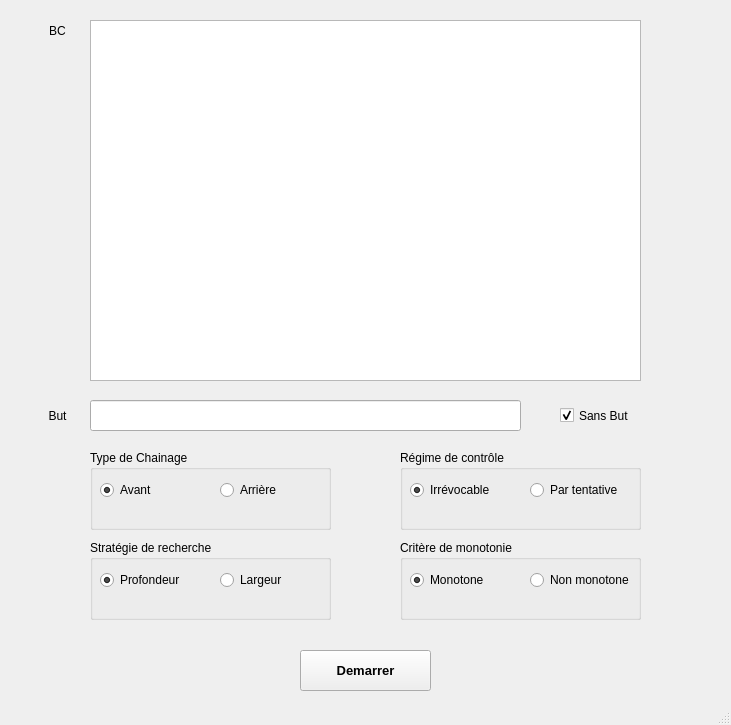
<?xml version="1.0" encoding="UTF-8"?>
<ui version="4.0">
 <class>MainWindow</class>
 <widget class="QMainWindow" name="MainWindow">
  <property name="geometry">
   <rect>
    <x>0</x>
    <y>0</y>
    <width>731</width>
    <height>725</height>
   </rect>
  </property>
  <property name="windowTitle">
   <string>Moteur d'inference</string>
  </property>
  <property name="windowIcon">
   <iconset>
    <normalon>:/icon/ia.png</normalon>
   </iconset>
  </property>
  <widget class="QWidget" name="centralwidget">
   <widget class="QFrame" name="frame">
    <property name="geometry">
     <rect>
      <x>-20</x>
      <y>-70</y>
      <width>1111</width>
      <height>791</height>
     </rect>
    </property>
    <property name="frameShape">
     <enum>QFrame::StyledPanel</enum>
    </property>
    <property name="frameShadow">
     <enum>QFrame::Raised</enum>
    </property>
    <widget class="QGroupBox" name="chainage">
     <property name="geometry">
      <rect>
       <x>110</x>
       <y>520</y>
       <width>241</width>
       <height>80</height>
      </rect>
     </property>
     <property name="title">
      <string>Type de Chainage</string>
     </property>
     <property name="checkable">
      <bool>false</bool>
     </property>
     <widget class="QRadioButton" name="avant">
      <property name="geometry">
       <rect>
        <x>10</x>
        <y>30</y>
        <width>95</width>
        <height>20</height>
       </rect>
      </property>
      <property name="text">
       <string>Avant</string>
      </property>
      <property name="checked">
       <bool>true</bool>
      </property>
     </widget>
     <widget class="QRadioButton" name="arriere">
      <property name="geometry">
       <rect>
        <x>130</x>
        <y>30</y>
        <width>95</width>
        <height>20</height>
       </rect>
      </property>
      <property name="text">
       <string>Arrière</string>
      </property>
     </widget>
    </widget>
    <widget class="QGroupBox" name="regime">
     <property name="geometry">
      <rect>
       <x>420</x>
       <y>520</y>
       <width>241</width>
       <height>80</height>
      </rect>
     </property>
     <property name="title">
      <string>Régime de contrôle</string>
     </property>
     <widget class="QRadioButton" name="irrevocable">
      <property name="geometry">
       <rect>
        <x>10</x>
        <y>30</y>
        <width>95</width>
        <height>20</height>
       </rect>
      </property>
      <property name="text">
       <string>Irrévocable</string>
      </property>
      <property name="checked">
       <bool>true</bool>
      </property>
     </widget>
     <widget class="QRadioButton" name="tentative">
      <property name="geometry">
       <rect>
        <x>130</x>
        <y>30</y>
        <width>101</width>
        <height>20</height>
       </rect>
      </property>
      <property name="text">
       <string>Par tentative</string>
      </property>
     </widget>
    </widget>
    <widget class="QGroupBox" name="strategie">
     <property name="geometry">
      <rect>
       <x>110</x>
       <y>610</y>
       <width>241</width>
       <height>80</height>
      </rect>
     </property>
     <property name="title">
      <string>Stratégie de recherche</string>
     </property>
     <widget class="QRadioButton" name="profondeur">
      <property name="geometry">
       <rect>
        <x>10</x>
        <y>30</y>
        <width>91</width>
        <height>20</height>
       </rect>
      </property>
      <property name="text">
       <string>Profondeur</string>
      </property>
      <property name="checked">
       <bool>true</bool>
      </property>
     </widget>
     <widget class="QRadioButton" name="largeur">
      <property name="geometry">
       <rect>
        <x>130</x>
        <y>30</y>
        <width>95</width>
        <height>20</height>
       </rect>
      </property>
      <property name="text">
       <string>Largeur</string>
      </property>
     </widget>
    </widget>
    <widget class="QGroupBox" name="monotonie">
     <property name="geometry">
      <rect>
       <x>420</x>
       <y>610</y>
       <width>241</width>
       <height>80</height>
      </rect>
     </property>
     <property name="title">
      <string>Critère de monotonie</string>
     </property>
     <widget class="QRadioButton" name="monotone">
      <property name="geometry">
       <rect>
        <x>10</x>
        <y>30</y>
        <width>95</width>
        <height>20</height>
       </rect>
      </property>
      <property name="text">
       <string>Monotone</string>
      </property>
      <property name="checked">
       <bool>true</bool>
      </property>
     </widget>
     <widget class="QRadioButton" name="nonMonotone">
      <property name="geometry">
       <rect>
        <x>130</x>
        <y>30</y>
        <width>111</width>
        <height>20</height>
       </rect>
      </property>
      <property name="text">
       <string>Non monotone</string>
      </property>
     </widget>
    </widget>
    <widget class="QPushButton" name="demarrer">
     <property name="geometry">
      <rect>
       <x>320</x>
       <y>720</y>
       <width>131</width>
       <height>41</height>
      </rect>
     </property>
     <property name="sizePolicy">
      <sizepolicy hsizetype="Fixed" vsizetype="Fixed">
       <horstretch>17</horstretch>
       <verstretch>17</verstretch>
      </sizepolicy>
     </property>
     <property name="font">
      <font>
       <family>MS Sans Serif</family>
       <pointsize>10</pointsize>
       <weight>75</weight>
       <bold>true</bold>
      </font>
     </property>
     <property name="text">
      <string>Demarrer</string>
     </property>
    </widget>
    <widget class="QTextEdit" name="bc">
     <property name="geometry">
      <rect>
       <x>110</x>
       <y>90</y>
       <width>551</width>
       <height>361</height>
      </rect>
     </property>
    </widget>
    <widget class="QLineEdit" name="but">
     <property name="geometry">
      <rect>
       <x>110</x>
       <y>470</y>
       <width>431</width>
       <height>31</height>
      </rect>
     </property>
    </widget>
    <widget class="QLabel" name="label">
     <property name="geometry">
      <rect>
       <x>50</x>
       <y>470</y>
       <width>55</width>
       <height>31</height>
      </rect>
     </property>
     <property name="font">
      <font>
       <pointsize>9</pointsize>
       <weight>50</weight>
       <bold>false</bold>
      </font>
     </property>
     <property name="text">
      <string>But</string>
     </property>
     <property name="alignment">
      <set>Qt::AlignCenter</set>
     </property>
    </widget>
    <widget class="QLabel" name="label_2">
     <property name="geometry">
      <rect>
       <x>50</x>
       <y>90</y>
       <width>55</width>
       <height>21</height>
      </rect>
     </property>
     <property name="font">
      <font>
       <pointsize>9</pointsize>
      </font>
     </property>
     <property name="text">
      <string>BC</string>
     </property>
     <property name="alignment">
      <set>Qt::AlignCenter</set>
     </property>
    </widget>
    <widget class="QCheckBox" name="sansBut">
     <property name="geometry">
      <rect>
       <x>580</x>
       <y>470</y>
       <width>81</width>
       <height>31</height>
      </rect>
     </property>
     <property name="text">
      <string>Sans But</string>
     </property>
     <property name="checked">
      <bool>true</bool>
     </property>
    </widget>
   </widget>
  </widget>
  <widget class="QMenuBar" name="menubar">
   <property name="geometry">
    <rect>
     <x>0</x>
     <y>0</y>
     <width>731</width>
     <height>26</height>
    </rect>
   </property>
  </widget>
  <widget class="QStatusBar" name="statusbar"/>
 </widget>
 <resources>
  <include location="../../AppData/Local/Programs/Python/Python39/Lib/site-packages/qt5_applications/Qt/bin/resources.qrc"/>
 </resources>
 <connections/>
</ui>
